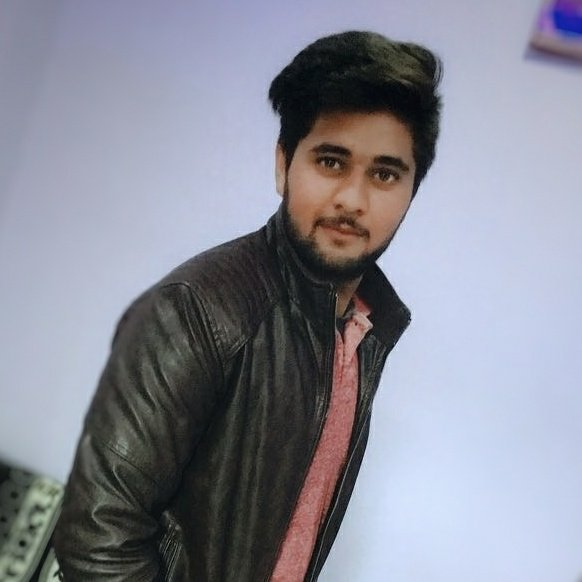
#> input picture responsive/bg-masthead.jpg, 582 x 582 px
$ python opencvch2.py
#> lines starting #> are read from the running program, lines starting #| are printed output that depends on the picture; after the words box and inside, x2 and y2 are one past the last pixel; in counts of white or black regions, pixels touching at a corner belong together
import cv2
import numpy as np


img = cv2.imread("responsive/bg-masthead.jpg")
#> img is the input picture: shape (582, 582, 3); mean B, G, R 151.2, 138.7, 136.7

kernel =np.ones((5,5),np.uint8)

imgGray =cv2.cvtColor(img,cv2.COLOR_BGR2GRAY)
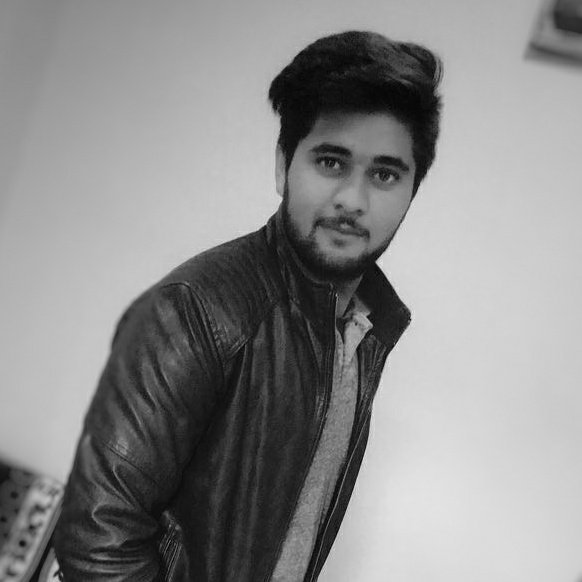
#> imgGray: shape (582, 582); min 1, max 239, mean 139.5
imgblur = cv2.GaussianBlur(imgGray,(7,7),0)
imgcanny = cv2.Canny(img,150,200)
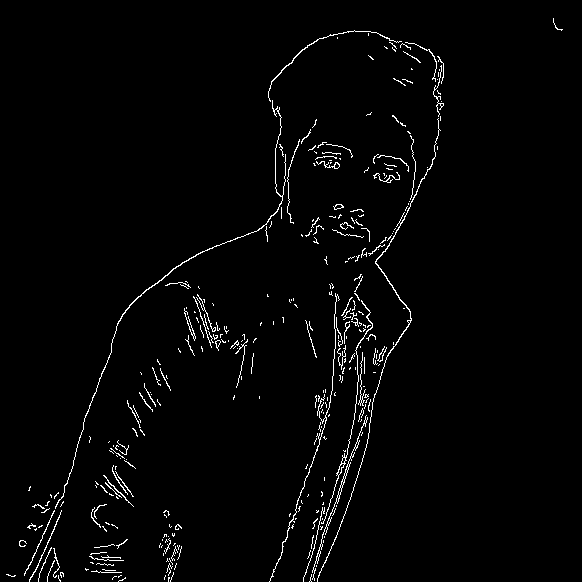
#> imgcanny: shape (582, 582); 2.1% white in thin lines or dots
imgdialation = cv2.dilate(imgcanny,kernel,iterations=1)
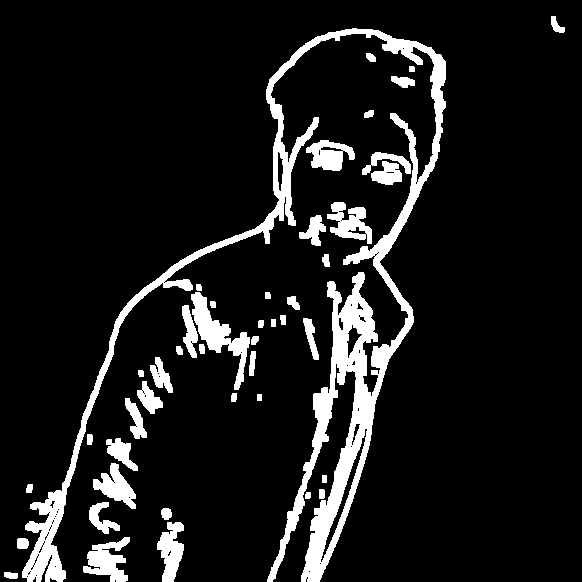
#> imgdialation: shape (582, 582); 10.4% white; 45 white regions, largest, box (x1, y1, x2, y2) and area: (22, 28, 446, 582) 22328, (191, 292, 250, 390) 1746, (83, 537, 130, 582) 1153
imgeroded = cv2.erode(imgdialation,kernel,iterations=1)
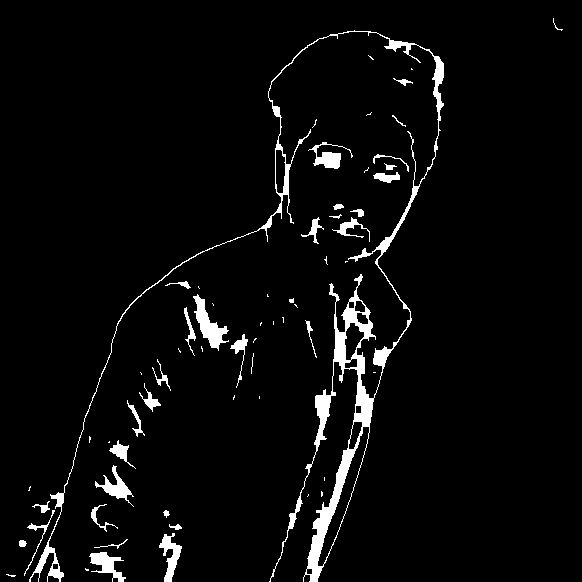
#> imgeroded: shape (582, 582); 4.1% white; 63 white regions (29 under 20 px), largest, box (x1, y1, x2, y2) and area: (29, 30, 444, 582) 8313, (193, 294, 229, 351) 736, (89, 552, 126, 582) 491


# cv2.imshow("Gray",imgGray)
# cv2.imshow("blur nimage",imgblur)
cv2.imshow("CANNY IMAGE",imgcanny)
cv2.imshow("dialation IMAGE",imgdialation)
cv2.imshow("eroded IMAGE",imgeroded)
cv2.waitKey(0)
